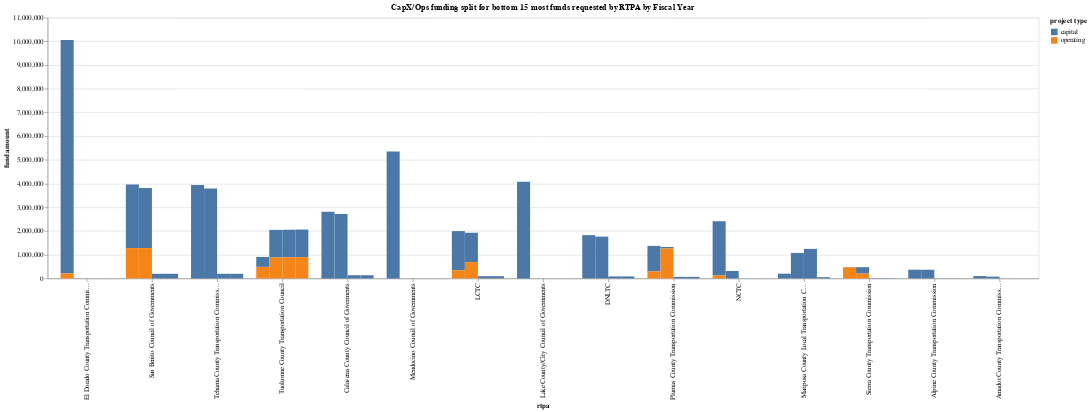

Here is the notebook cell this chart was saved with:
### Code cell
bottom_15

### Figure 1 — Vega-Lite specification as saved in the notebook (floating-point values rounded to 4 significant figures)
{"config": {"view": {"continuousWidth": 300, "continuousHeight": 300}}, "data": {"name": "data-318e7570c1fb50bbdd1071a8d76506a8"}, "mark": {"type": "bar", "point": true}, "encoding": {"color": {"field": "project type", "type": "nominal"}, "detail": {"field": "fiscal year", "type": "nominal"}, "tooltip": [{"field": "rtpa", "type": "nominal"}, {"field": "project type", "type": "nominal"}, {"field": "fund amount", "type": "quantitative"}, {"field": "fiscal year", "type": "nominal"}], "x": {"field": "rtpa", "sort": "-y", "type": "nominal"}, "xOffset": {"field": "fiscal year", "type": "nominal"}, "y": {"field": "fund amount", "type": "quantitative"}}, "height": 400, "title": "CapX/Ops funding split for bottom 15 most funds requested by RTPA by Fiscal Year", "width": "container", "$schema": "https://vega.github.io/schema/vega-lite/v5.17.0.json", "datasets": {"data-318e7570c1fb50bbdd1071a8d76506a8": [{"rtpa": "Alpine County Transportation Commission", "project type": "capital", "fiscal year": "23-24", "fund amount": 367380}, {"rtpa": "Alpine County Transportation Commission", "project type": "capital", "fiscal year": "24-25", "fund amount": 364575}, {"rtpa": "Alpine County Transportation Commission", "project type": "capital", "fiscal year": "25-26", "fund amount": 3781}, {"rtpa": "Alpine County Transportation Commission", "project type": "capital", "fiscal year": "26-27", "fund amount": 3781}, {"rtpa": "Alpine County Transportation Commission", "project type": "operating", "fiscal year": "23-24", "fund amount": 0}, {"rtpa": "Alpine County Transportation Commission", "project type": "operating", "fiscal year": "24-25", "fund amount": 0}, {"rtpa": "Alpine County Transportation Commission", "project type": "operating", "fiscal year": "25-26", "fund amount": 0}, {"rtpa": "Alpine County Transportation Commission", "project type": "operating", "fiscal year": "26-27", "fund amount": 0}, {"rtpa": "Amador County Transportation Commission", "project type": "capital", "fiscal year": "23-24", "fund amount": 100000}, {"rtpa": "Amador County Transportation Commission", "project type": "capital", "fiscal year": "24-25", "fund amount": 75000}, {"rtpa": "Amador County Transportation Commission", "project type": "capital", "fiscal year": "25-26", "fund amount": 0}, {"rtpa": "Amador County Transportation Commission", "project type": "capital", "fiscal year": "26-27", "fund amount": 0}, {"rtpa": "Amador County Transportation Commission", "project type": "operating", "fiscal year": "23-24", "fund amount": 0}, {"rtpa": "Amador County Transportation Commission", "project type": "operating", "fiscal year": "24-25", "fund amount": 0}, {"rtpa": "Amador County Transportation Commission", "project type": "operating", "fiscal year": "25-26", "fund amount": 0}, {"rtpa": "Amador County Transportation Commission", "project type": "operating", "fiscal year": "26-27", "fund amount": 0}, {"rtpa": "Calaveras County Council of Goverments", "project type": "capital", "fiscal year": "23-24", "fund amount": 2815143}, {"rtpa": "Calaveras County Council of Goverments", "project type": "capital", "fiscal year": "24-25", "fund amount": 2716171}, {"rtpa": "Calaveras County Council of Goverments", "project type": "capital", "fiscal year": "25-26", "fund amount": 133811}, {"rtpa": "Calaveras County Council of Goverments", "project type": "capital", "fiscal year": "26-27", "fund amount": 133811}, {"rtpa": "Calaveras County Council of Goverments", "project type": "operating", "fiscal year": "23-24", "fund amount": 0}, {"rtpa": "Calaveras County Council of Goverments", "project type": "operating", "fiscal year": "24-25", "fund amount": 0}, {"rtpa": "Calaveras County Council of Goverments", "project type": "operating", "fiscal year": "25-26", "fund amount": 0}, {"rtpa": "Calaveras County Council of Goverments", "project type": "operating", "fiscal year": "26-27", "fund amount": 0}, {"rtpa": "DNLTC", "project type": "capital", "fiscal year": "23-24", "fund amount": 1825253}, {"rtpa": "DNLTC", "project type": "capital", "fiscal year": "24-25", "fund amount": 1762981}, {"rtpa": "DNLTC", "project type": "capital", "fiscal year": "25-26", "fund amount": 84007}, {"rtpa": "DNLTC", "project type": "capital", "fiscal year": "26-27", "fund amount": 84007}, {"rtpa": "DNLTC", "project type": "operating", "fiscal year": "23-24", "fund amount": 0}, {"rtpa": "DNLTC", "project type": "operating", "fiscal year": "24-25", "fund amount": 0}, {"rtpa": "DNLTC", "project type": "operating", "fiscal year": "25-26", "fund amount": 0}, {"rtpa": "DNLTC", "project type": "operating", "fiscal year": "26-27", "fund amount": 0}, {"rtpa": "El Dorado County Transportation Commission", "project type": "capital", "fiscal year": "23-24", "fund amount": 9849627}, {"rtpa": "El Dorado County Transportation Commission", "project type": "capital", "fiscal year": "24-25", "fund amount": 0}, {"rtpa": "El Dorado County Transportation Commission", "project type": "capital", "fiscal year": "25-26", "fund amount": 0}, {"rtpa": "El Dorado County Transportation Commission", "project type": "capital", "fiscal year": "26-27", "fund amount": 0}, {"rtpa": "El Dorado County Transportation Commission", "project type": "operating", "fiscal year": "23-24", "fund amount": 208011}, {"rtpa": "El Dorado County Transportation Commission", "project type": "operating", "fiscal year": "24-25", "fund amount": 0}, {"rtpa": "El Dorado County Transportation Commission", "project type": "operating", "fiscal year": "25-26", "fund amount": 0}, {"rtpa": "El Dorado County Transportation Commission", "project type": "operating", "fiscal year": "26-27", "fund amount": 0}, {"rtpa": "LCTC", "project type": "capital", "fiscal year": "23-24", "fund amount": 1650102}, {"rtpa": "LCTC", "project type": "capital", "fiscal year": "24-25", "fund amount": 1240289}, {"rtpa": "LCTC", "project type": "capital", "fiscal year": "25-26", "fund amount": 87619}, {"rtpa": "LCTC", "project type": "capital", "fiscal year": "26-27", "fund amount": 87619}, {"rtpa": "LCTC", "project type": "operating", "fiscal year": "23-24", "fund amount": 344937}, {"rtpa": "LCTC", "project type": "operating", "fiscal year": "24-25", "fund amount": 686130}, {"rtpa": "LCTC", "project type": "operating", "fiscal year": "25-26", "fund amount": 5000}, {"rtpa": "LCTC", "project type": "operating", "fiscal year": "26-27", "fund amount": 5000}, {"rtpa": "Lake County/City Council of Governments", "project type": "capital", "fiscal year": "23-24", "fund amount": 4077103}, {"rtpa": "Lake County/City Council of Governments", "project type": "capital", "fiscal year": "24-25", "fund amount": 0}, {"rtpa": "Lake County/City Council of Governments", "project type": "capital", "fiscal year": "25-26", "fund amount": 0}, {"rtpa": "Lake County/City Council of Governments", "project type": "capital", "fiscal year": "26-27", "fund amount": 0}, {"rtpa": "Lake County/City Council of Governments", "project type": "operating", "fiscal year": "23-24", "fund amount": 0}, {"rtpa": "Lake County/City Council of Governments", "project type": "operating", "fiscal year": "24-25", "fund amount": 0}, {"rtpa": "Lake County/City Council of Governments", "project type": "operating", "fiscal year": "25-26", "fund amount": 0}, {"rtpa": "Lake County/City Council of Governments", "project type": "operating", "fiscal year": "26-27", "fund amount": 0}, {"rtpa": "Mariposa County Local Transportation Commission", "project type": "capital", "fiscal year": "23-24", "fund amount": 199999}, {"rtpa": "Mariposa County Local Transportation Commission", "project type": "capital", "fiscal year": "24-25", "fund amount": 1075000}, {"rtpa": "Mariposa County Local Transportation Commission", "project type": "capital", "fiscal year": "25-26", "fund amount": 1244760}, {"rtpa": "Mariposa County Local Transportation Commission", "project type": "capital", "fiscal year": "26-27", "fund amount": 51497}, {"rtpa": "Mariposa County Local Transportation Commission", "project type": "operating", "fiscal year": "23-24", "fund amount": 0}, {"rtpa": "Mariposa County Local Transportation Commission", "project type": "operating", "fiscal year": "24-25", "fund amount": 0}, {"rtpa": "Mariposa County Local Transportation Commission", "project type": "operating", "fiscal year": "25-26", "fund amount": 0}, {"rtpa": "Mariposa County Local Transportation Commission", "project type": "operating", "fiscal year": "26-27", "fund amount": 0}, {"rtpa": "Mendocino Council of Governments", "project type": "capital", "fiscal year": "23-24", "fund amount": 5353525}, {"rtpa": "Mendocino Council of Governments", "project type": "capital", "fiscal year": "24-25", "fund amount": 0}, {"rtpa": "Mendocino Council of Governments", "project type": "capital", "fiscal year": "25-26", "fund amount": 0}, {"rtpa": "Mendocino Council of Governments", "project type": "capital", "fiscal year": "26-27", "fund amount": 0}, {"rtpa": "Mendocino Council of Governments", "project type": "operating", "fiscal year": "23-24", "fund amount": 0}, {"rtpa": "Mendocino Council of Governments", "project type": "operating", "fiscal year": "24-25", "fund amount": 0}, {"rtpa": "Mendocino Council of Governments", "project type": "operating", "fiscal year": "25-26", "fund amount": 0}, {"rtpa": "Mendocino Council of Governments", "project type": "operating", "fiscal year": "26-27", "fund amount": 0}, {"rtpa": "NCTC", "project type": "capital", "fiscal year": "23-24", "fund amount": 2287907}, {"rtpa": "NCTC", "project type": "capital", "fiscal year": "24-25", "fund amount": 311093}, {"rtpa": "NCTC", "project type": "capital", "fiscal year": "25-26", "fund amount": 0}, {"rtpa": "NCTC", "project type": "capital", "fiscal year": "26-27", "fund amount": 0}, {"rtpa": "NCTC", "project type": "operating", "fiscal year": "23-24", "fund amount": 123336}, {"rtpa": "NCTC", "project type": "operating", "fiscal year": "24-25", "fund amount": 0}, {"rtpa": "NCTC", "project type": "operating", "fiscal year": "25-26", "fund amount": 0}, {"rtpa": "NCTC", "project type": "operating", "fiscal year": "26-27", "fund amount": 0}, {"rtpa": "Plumas County Transportation Commission", "project type": "capital", "fiscal year": "23-24", "fund amount": 1079183}, {"rtpa": "Plumas County Transportation Commission", "project type": "capital", "fiscal year": "24-25", "fund amount": 64211}, {"rtpa": "Plumas County Transportation Commission", "project type": "capital", "fiscal year": "25-26", "fund amount": 64211}, {"rtpa": "Plumas County Transportation Commission", "project type": "capital", "fiscal year": "26-27", "fund amount": 64211}, {"rtpa": "Plumas County Transportation Commission", "project type": "operating", "fiscal year": "23-24", "fund amount": 292543}, {"rtpa": "Plumas County Transportation Commission", "project type": "operating", "fiscal year": "24-25", "fund amount": 1259680}, {"rtpa": "Plumas County Transportation Commission", "project type": "operating", "fiscal year": "25-26", "fund amount": 0}, {"rtpa": "Plumas County Transportation Commission", "project type": "operating", "fiscal year": "26-27", "fund amount": 0}, {"rtpa": "San Benito Council of Governments ", "project type": "capital", "fiscal year": "23-24", "fund amount": 2676992}, {"rtpa": "San Benito Council of Governments ", "project type": "capital", "fiscal year": "24-25", "fund amount": 2532566}, {"rtpa": "San Benito Council of Governments ", "project type": "capital", "fiscal year": "25-26", "fund amount": 195221}, {"rtpa": "San Benito Council of Governments ", "project type": "capital", "fiscal year": "26-27", "fund amount": 195221}, {"rtpa": "San Benito Council of Governments ", "project type": "operating", "fiscal year": "23-24", "fund amount": 1280082}, {"rtpa": "San Benito Council of Governments ", "project type": "operating", "fiscal year": "24-25", "fund amount": 1280082}, {"rtpa": "San Benito Council of Governments ", "project type": "operating", "fiscal year": "25-26", "fund amount": 0}, {"rtpa": "San Benito Council of Governments ", "project type": "operating", "fiscal year": "26-27", "fund amount": 0}, {"rtpa": "Sierra County Transportation Commission", "project type": "capital", "fiscal year": "23-24", "fund amount": 17532}, {"rtpa": "Sierra County Transportation Commission", "project type": "capital", "fiscal year": "24-25", "fund amount": 270520}, {"rtpa": "Sierra County Transportation Commission", "project type": "capital", "fiscal year": "25-26", "fund amount": 9836}, {"rtpa": "Sierra County Transportation Commission", "project type": "capital", "fiscal year": "26-27", "fund amount": 9836}, {"rtpa": "Sierra County Transportation Commission", "project type": "operating", "fiscal year": "23-24", "fund amount": 463182}, {"rtpa": "Sierra County Transportation Commission", "project type": "operating", "fiscal year": "24-25", "fund amount": 202910}, {"rtpa": "Sierra County Transportation Commission", "project type": "operating", "fiscal year": "25-26", "fund amount": 0}, {"rtpa": "Sierra County Transportation Commission", "project type": "operating", "fiscal year": "26-27", "fund amount": 0}, {"rtpa": "Tehama County Transportation Commission ", "project type": "capital", "fiscal year": "23-24", "fund amount": 3934820}, {"rtpa": "Tehama County Transportation Commission ", "project type": "capital", "fiscal year": "24-25", "fund amount": 3790638}, {"rtpa": "Tehama County Transportation Commission ", "project type": "capital", "fiscal year": "25-26", "fund amount": 194840}, {"rtpa": "Tehama County Transportation Commission ", "project type": "capital", "fiscal year": "26-27", "fund amount": 194840}, {"rtpa": "Tehama County Transportation Commission ", "project type": "operating", "fiscal year": "23-24", "fund amount": 0}, {"rtpa": "Tehama County Transportation Commission ", "project type": "operating", "fiscal year": "24-25", "fund amount": 0}, {"rtpa": "Tehama County Transportation Commission ", "project type": "operating", "fiscal year": "25-26", "fund amount": 0}, {"rtpa": "Tehama County Transportation Commission ", "project type": "operating", "fiscal year": "26-27", "fund amount": 0}, {"rtpa": "Tuolumne County Transportation Council", "project type": "capital", "fiscal year": "23-24", "fund amount": 418366}, {"rtpa": "Tuolumne County Transportation Council", "project type": "capital", "fiscal year": "24-25", "fund amount": 1163441}, {"rtpa": "Tuolumne County Transportation Council", "project type": "capital", "fiscal year": "25-26", "fund amount": 1163441}, {"rtpa": "Tuolumne County Transportation Council", "project type": "capital", "fiscal year": "26-27", "fund amount": 1163441}, {"rtpa": "Tuolumne County Transportation Council", "project type": "operating", "fiscal year": "23-24", "fund amount": 485201}, {"rtpa": "Tuolumne County Transportation Council", "project type": "operating", "fiscal year": "24-25", "fund amount": 881581}, {"rtpa": "Tuolumne County Transportation Council", "project type": "operating", "fiscal year": "25-26", "fund amount": 888674}, {"rtpa": "Tuolumne County Transportation Council", "project type": "operating", "fiscal year": "26-27", "fund amount": 896909}]}}
